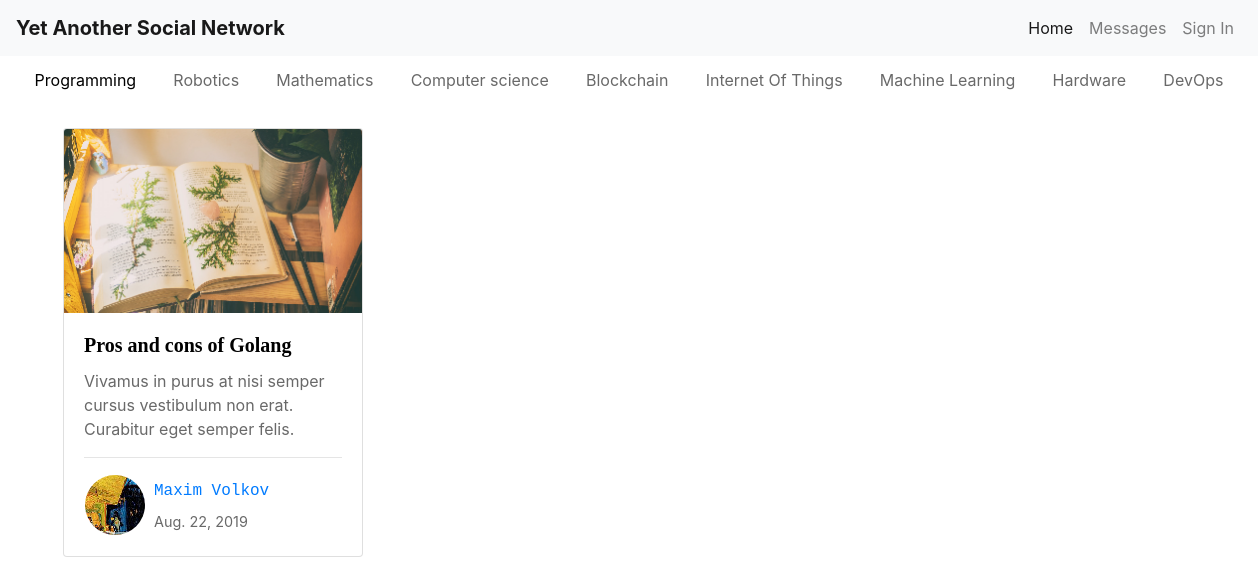
Page /home/prog on the committed database.
### blog/models.py (models this page shows, shortened)
class Article(models.Model):
    categories = [
        ('prog', 'Programming'),
        ('robo', 'Robotics'),
        ('math', 'Mathematics'),
        ('cs', 'Computer Science'),
        ('bc', 'Blockchain'),
        ('iot', 'Internet Of Things'),
        ('ml', 'Machine Learning'),
        ('hard', 'Hardware'),
        ('do', 'DevOps')
    ]
    title = models.CharField(max_length=256)
    annotation = models.TextField(max_length=150, default='Lorem ipsum')
    logo = models.ImageField(upload_to=get_logo_path, null=True)
    logo_preview = models.ImageField(upload_to=get_logo_preview_path, null=True)
    category = models.CharField(max_length=4, choices=categories)
    author = models.ForeignKey(get_user_model(), on_delete=models.CASCADE)
    date_created = models.DateField(auto_now_add=True)
    date_modified = models.DateField(auto_now=True)
    body = HTMLField('Content')

### users/models.py (models this page shows, shortened)
class CustomUser(AbstractUser):
    description = models.CharField(max_length=256)
    avatar = models.ImageField(upload_to=get_avatar_path, default='avatars/default.png', blank=True)
    avatar_preview = models.ImageField(upload_to=get_avatar_preview_path, null=True)

### blog/views.py (the view)
# urls.py: path('<str:category>', home_category),
def home_category(request, category):
    queryset = Article.objects.filter(category=category)
    articles = [queryset[i:i+3] for i in range(0, len(queryset), 3)]
    context = {
        'articles': articles
    }
    return render(request, 'blog/home.html', context)

### users/context_processors.py (called while the page is built)
def add_login_form(request):
    return {
        'login_form': LoginForm(),
    }

### blog/templates/blog/home.html (shortened to what this page needs)
{% extends "blog/base.html" %}
{% load static %}
{% block content %}
    <nav class="navbar navbar-expand-md" style="height: 2em; margin-top: 4em;">
        <ul class="navbar-nav nav-fill w-100 grey">
            <li class="nav-item">
                <a id="prog" class="nav-link" href="/home/prog">Programming</a>
            </li>
            <li class="nav-item">
                <a id="robo" class="nav-link" href="/home/robo">Robotics</a>
            </li>
            <li class="nav-item">
                <a id="math" class="nav-link" href="/home/math">Mathematics</a>
            </li>
            <li class="nav-item">
                <a id="cs" class="nav-link" href="/home/cs">Computer science</a>
            </li>
            <li class="nav-item">
                <a id="bc" class="nav-link" href="/home/bc">Blockchain</a>
            </li>
            <li class="nav-item">
                <a id="iot" class="nav-link" href="/home/iot">Internet Of Things</a>
            </li>
            <li class="nav-item">
                <a id="ml" class="nav-link" href="/home/ml">Machine Learning</a>
            </li>
            <li class="nav-item">
                <a id="hard" class="nav-link" href="/home/hard">Hardware</a>
            </li>
            <li class="nav-item">
                <a id="do" class="nav-link" href="/home/do">DevOps</a>
            </li>
        </ul>
    </nav>
    <div class="container-fluid mx-5" style="padding-top: 2em;">
        {% for article_set in articles %}
            <div class="row mb-5">
                {% for article in article_set %}
                    <div class="col">
                        <div class="card" style="width: 300px;">
                            <a id="preview" href="/home/{{ article.category }}/{{ article.id }}">
                                <img class="card-img-top" src="{{ article.logo_preview.url }}" alt="Card image">
                                <div class="card-body">
                                    <h5 class="card-title" style="font-family: Verdana;"><strong>{{ article.title }}</strong></h5>
                                    <div class="card-text" style="color: dimgrey;">{{ article.annotation }}</div>
                                    <hr>
                                    <a id="author" href="/user/{{ article.author.username }}">
                                        <table>
                                            <tr>
                                                <td rowspan="2">
                                                    <img class="rounded-circle" src="{{ article.author.avatar_preview.url }}" alt="Author avatar">
                                                </td>
                                                <td style="padding-left: 0.5em;">
                                                    <span style="font-family: courier;">{{ article.author.first_name }} {{ article.author.last_name }}</span>
                                                </td>
                                            </tr>
                                            <tr>
                                                <td style="padding-left: 0.5em;">
                                                    <span style="font-size: 90%; color: dimgrey;">{{ article.date_created }}</span>
                                                </td>
                                            </tr>
                                        </table>
                                    </a>
                                </div>
                            </a>
                        </div>
                    </div>
                {% endfor %}
            </div>
        {% endfor %}
    </div>
{% endblock %}

### rows in the picture
Article: logo_preview (picture), title "Pros and cons of Golang", annotation "Vivamus in purus at nisi semper cursus vestibulum non erat. Curabitur eget semper felis.", author.avatar_preview (picture), author.first_name "Maxim", author.last_name "Volkov", date_created "Aug. 22, 2019"
